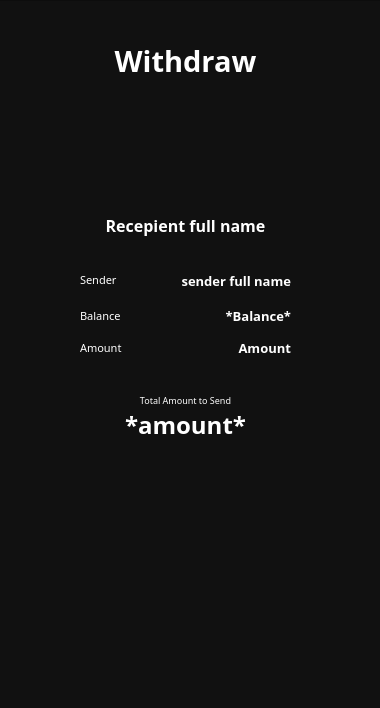
<?xml version="1.0" encoding="UTF-8"?>
<ui version="4.0">
 <class>Dialog</class>
 <widget class="QDialog" name="Dialog">
  <property name="geometry">
   <rect>
    <x>0</x>
    <y>0</y>
    <width>380</width>
    <height>708</height>
   </rect>
  </property>
  <property name="minimumSize">
   <size>
    <width>380</width>
    <height>708</height>
   </size>
  </property>
  <property name="windowTitle">
   <string>Dialog</string>
  </property>
  <widget class="QFrame" name="frame">
   <property name="geometry">
    <rect>
     <x>-20</x>
     <y>0</y>
     <width>421</width>
     <height>731</height>
    </rect>
   </property>
   <property name="styleSheet">
    <string notr="true">background-color: #111111;</string>
   </property>
   <property name="frameShape">
    <enum>QFrame::StyledPanel</enum>
   </property>
   <property name="frameShadow">
    <enum>QFrame::Raised</enum>
   </property>
   <widget class="QPushButton" name="confirmButton">
    <property name="geometry">
     <rect>
      <x>30</x>
      <y>520</y>
      <width>361</width>
      <height>71</height>
     </rect>
    </property>
    <property name="styleSheet">
     <string notr="true">color:white;</string>
    </property>
    <property name="text">
     <string/>
    </property>
    <property name="icon">
     <iconset>
      <normaloff>../../Downloads/Group 59.png</normaloff>../../Downloads/Group 59.png</iconset>
    </property>
    <property name="iconSize">
     <size>
      <width>225</width>
      <height>225</height>
     </size>
    </property>
    <property name="flat">
     <bool>true</bool>
    </property>
   </widget>
   <widget class="QLabel" name="amounttosend_4">
    <property name="geometry">
     <rect>
      <x>90</x>
      <y>410</y>
      <width>231</width>
      <height>31</height>
     </rect>
    </property>
    <property name="font">
     <font>
      <family>Montserrat ExtraBold</family>
      <pointsize>18</pointsize>
      <bold>true</bold>
     </font>
    </property>
    <property name="styleSheet">
     <string notr="true">color: white;background-color: opacity(0%);</string>
    </property>
    <property name="text">
     <string>*amount*</string>
    </property>
    <property name="alignment">
     <set>Qt::AlignCenter</set>
    </property>
   </widget>
   <widget class="QLabel" name="label_19">
    <property name="geometry">
     <rect>
      <x>90</x>
      <y>390</y>
      <width>231</width>
      <height>20</height>
     </rect>
    </property>
    <property name="font">
     <font>
      <family>Montserrat Medium</family>
      <pointsize>7</pointsize>
     </font>
    </property>
    <property name="styleSheet">
     <string notr="true">color: white;background-color: opacity(0%);</string>
    </property>
    <property name="text">
     <string>Total Amount to Receive</string>
    </property>
    <property name="alignment">
     <set>Qt::AlignCenter</set>
    </property>
   </widget>
   <widget class="QLabel" name="label_20">
    <property name="geometry">
     <rect>
      <x>100</x>
      <y>305</y>
      <width>49</width>
      <height>21</height>
     </rect>
    </property>
    <property name="font">
     <font>
      <family>Montserrat Medium</family>
      <pointsize>8</pointsize>
     </font>
    </property>
    <property name="styleSheet">
     <string notr="true">color: white;background-color: opacity(0%);</string>
    </property>
    <property name="text">
     <string>Balance</string>
    </property>
   </widget>
   <widget class="QLabel" name="receiverID_3">
    <property name="geometry">
     <rect>
      <x>80</x>
      <y>240</y>
      <width>251</width>
      <height>21</height>
     </rect>
    </property>
    <property name="font">
     <font>
      <family>Montserrat Light</family>
      <pointsize>8</pointsize>
     </font>
    </property>
    <property name="styleSheet">
     <string notr="true">color: white;background-color: opacity(0%);</string>
    </property>
    <property name="text">
     <string>Recepient account id</string>
    </property>
    <property name="alignment">
     <set>Qt::AlignCenter</set>
    </property>
   </widget>
   <widget class="QLabel" name="receiverName_3">
    <property name="geometry">
     <rect>
      <x>80</x>
      <y>210</y>
      <width>251</width>
      <height>31</height>
     </rect>
    </property>
    <property name="font">
     <font>
      <family>Montserrat SemiBold</family>
      <pointsize>12</pointsize>
      <bold>true</bold>
     </font>
    </property>
    <property name="styleSheet">
     <string notr="true">color: white;background-color: opacity(0%);</string>
    </property>
    <property name="text">
     <string>Recepient full name</string>
    </property>
    <property name="alignment">
     <set>Qt::AlignCenter</set>
    </property>
   </widget>
   <widget class="QLabel" name="userbalance_4">
    <property name="geometry">
     <rect>
      <x>200</x>
      <y>300</y>
      <width>111</width>
      <height>31</height>
     </rect>
    </property>
    <property name="font">
     <font>
      <family>Montserrat ExtraBold</family>
      <pointsize>10</pointsize>
      <bold>true</bold>
     </font>
    </property>
    <property name="styleSheet">
     <string notr="true">color: white;background-color: opacity(0%);</string>
    </property>
    <property name="text">
     <string>*Balance*</string>
    </property>
    <property name="alignment">
     <set>Qt::AlignRight|Qt::AlignTrailing|Qt::AlignVCenter</set>
    </property>
   </widget>
   <widget class="QLabel" name="depositType_3">
    <property name="geometry">
     <rect>
      <x>170</x>
      <y>270</y>
      <width>141</width>
      <height>20</height>
     </rect>
    </property>
    <property name="font">
     <font>
      <family>Montserrat ExtraBold</family>
      <pointsize>10</pointsize>
      <bold>true</bold>
     </font>
    </property>
    <property name="styleSheet">
     <string notr="true">color: white;background-color: opacity(0%);</string>
    </property>
    <property name="text">
     <string>sender full name</string>
    </property>
    <property name="alignment">
     <set>Qt::AlignRight|Qt::AlignTrailing|Qt::AlignVCenter</set>
    </property>
   </widget>
   <widget class="QLabel" name="label_21">
    <property name="geometry">
     <rect>
      <x>110</x>
      <y>40</y>
      <width>191</width>
      <height>41</height>
     </rect>
    </property>
    <property name="font">
     <font>
      <family>Montserrat SemiBold</family>
      <pointsize>22</pointsize>
      <bold>true</bold>
     </font>
    </property>
    <property name="styleSheet">
     <string notr="true">color:white;
background-color: opacity(0%);</string>
    </property>
    <property name="text">
     <string>Withdraw</string>
    </property>
    <property name="alignment">
     <set>Qt::AlignCenter</set>
    </property>
   </widget>
   <widget class="QPushButton" name="cancelButton">
    <property name="geometry">
     <rect>
      <x>40</x>
      <y>30</y>
      <width>41</width>
      <height>61</height>
     </rect>
    </property>
    <property name="styleSheet">
     <string notr="true"/>
    </property>
    <property name="text">
     <string/>
    </property>
    <property name="icon">
     <iconset>
      <normaloff>../../Downloads/Group 30.png</normaloff>../../Downloads/Group 30.png</iconset>
    </property>
    <property name="iconSize">
     <size>
      <width>30</width>
      <height>30</height>
     </size>
    </property>
    <property name="flat">
     <bool>true</bool>
    </property>
   </widget>
   <widget class="QLabel" name="label_22">
    <property name="geometry">
     <rect>
      <x>60</x>
      <y>160</y>
      <width>291</width>
      <height>321</height>
     </rect>
    </property>
    <property name="styleSheet">
     <string notr="true">background-color: opacity(0%);</string>
    </property>
    <property name="text">
     <string/>
    </property>
    <property name="pixmap">
     <pixmap>../../Downloads/Subtract(4).png</pixmap>
    </property>
    <property name="scaledContents">
     <bool>true</bool>
    </property>
   </widget>
   <widget class="QLabel" name="label_23">
    <property name="geometry">
     <rect>
      <x>170</x>
      <y>120</y>
      <width>71</width>
      <height>71</height>
     </rect>
    </property>
    <property name="styleSheet">
     <string notr="true">background-color: opacity(0%);</string>
    </property>
    <property name="text">
     <string/>
    </property>
    <property name="pixmap">
     <pixmap>../../Downloads/Rectangle 37 1(1).png</pixmap>
    </property>
    <property name="scaledContents">
     <bool>true</bool>
    </property>
   </widget>
   <widget class="QLabel" name="label_24">
    <property name="geometry">
     <rect>
      <x>90</x>
      <y>380</y>
      <width>231</width>
      <height>71</height>
     </rect>
    </property>
    <property name="styleSheet">
     <string notr="true">border-radius: 10px;
background-color: #111111;</string>
    </property>
    <property name="text">
     <string/>
    </property>
    <property name="scaledContents">
     <bool>true</bool>
    </property>
   </widget>
   <widget class="QLabel" name="label_25">
    <property name="geometry">
     <rect>
      <x>100</x>
      <y>340</y>
      <width>49</width>
      <height>16</height>
     </rect>
    </property>
    <property name="font">
     <font>
      <family>Montserrat Medium</family>
      <pointsize>8</pointsize>
     </font>
    </property>
    <property name="styleSheet">
     <string notr="true">color: white;background-color: opacity(0%);</string>
    </property>
    <property name="text">
     <string>Amount</string>
    </property>
   </widget>
   <widget class="QLabel" name="amount2">
    <property name="geometry">
     <rect>
      <x>190</x>
      <y>340</y>
      <width>121</width>
      <height>16</height>
     </rect>
    </property>
    <property name="font">
     <font>
      <family>Montserrat ExtraBold</family>
      <pointsize>10</pointsize>
      <bold>true</bold>
     </font>
    </property>
    <property name="styleSheet">
     <string notr="true">color: white;background-color: opacity(0%);</string>
    </property>
    <property name="text">
     <string>Amount</string>
    </property>
    <property name="alignment">
     <set>Qt::AlignRight|Qt::AlignTrailing|Qt::AlignVCenter</set>
    </property>
   </widget>
   <widget class="QLabel" name="label_26">
    <property name="geometry">
     <rect>
      <x>100</x>
      <y>270</y>
      <width>51</width>
      <height>20</height>
     </rect>
    </property>
    <property name="font">
     <font>
      <family>Montserrat Medium</family>
      <pointsize>8</pointsize>
     </font>
    </property>
    <property name="styleSheet">
     <string notr="true">color: white;background-color: opacity(0%);</string>
    </property>
    <property name="text">
     <string>Sender</string>
    </property>
   </widget>
   <widget class="QLabel" name="sendername">
    <property name="geometry">
     <rect>
      <x>160</x>
      <y>270</y>
      <width>151</width>
      <height>21</height>
     </rect>
    </property>
    <property name="font">
     <font>
      <family>Montserrat ExtraBold</family>
      <pointsize>10</pointsize>
      <bold>true</bold>
     </font>
    </property>
    <property name="styleSheet">
     <string notr="true">color: white;background-color: opacity(0%);</string>
    </property>
    <property name="text">
     <string>sender full name</string>
    </property>
    <property name="alignment">
     <set>Qt::AlignRight|Qt::AlignTrailing|Qt::AlignVCenter</set>
    </property>
   </widget>
   <widget class="QLabel" name="userbalance">
    <property name="geometry">
     <rect>
      <x>240</x>
      <y>300</y>
      <width>71</width>
      <height>31</height>
     </rect>
    </property>
    <property name="font">
     <font>
      <family>Montserrat ExtraBold</family>
      <pointsize>10</pointsize>
      <bold>true</bold>
     </font>
    </property>
    <property name="styleSheet">
     <string notr="true">color: white;background-color: opacity(0%);</string>
    </property>
    <property name="text">
     <string>*Balance*</string>
    </property>
    <property name="alignment">
     <set>Qt::AlignRight|Qt::AlignTrailing|Qt::AlignVCenter</set>
    </property>
   </widget>
   <widget class="QLabel" name="withdrawType">
    <property name="geometry">
     <rect>
      <x>80</x>
      <y>210</y>
      <width>251</width>
      <height>31</height>
     </rect>
    </property>
    <property name="font">
     <font>
      <family>Montserrat SemiBold</family>
      <pointsize>12</pointsize>
      <bold>true</bold>
     </font>
    </property>
    <property name="styleSheet">
     <string notr="true">color: white;background-color: opacity(0%);</string>
    </property>
    <property name="text">
     <string>Recepient full name</string>
    </property>
    <property name="alignment">
     <set>Qt::AlignCenter</set>
    </property>
   </widget>
   <widget class="QLabel" name="label_5">
    <property name="geometry">
     <rect>
      <x>90</x>
      <y>390</y>
      <width>231</width>
      <height>20</height>
     </rect>
    </property>
    <property name="font">
     <font>
      <family>Montserrat Medium</family>
      <pointsize>7</pointsize>
     </font>
    </property>
    <property name="styleSheet">
     <string notr="true">color: white;background-color: opacity(0%);</string>
    </property>
    <property name="text">
     <string>Total Amount to Send</string>
    </property>
    <property name="alignment">
     <set>Qt::AlignCenter</set>
    </property>
   </widget>
   <widget class="QLabel" name="amounttosend">
    <property name="geometry">
     <rect>
      <x>90</x>
      <y>409</y>
      <width>231</width>
      <height>31</height>
     </rect>
    </property>
    <property name="font">
     <font>
      <family>Montserrat ExtraBold</family>
      <pointsize>18</pointsize>
      <bold>true</bold>
     </font>
    </property>
    <property name="styleSheet">
     <string notr="true">color: white;background-color: opacity(0%);</string>
    </property>
    <property name="text">
     <string>*amount*</string>
    </property>
    <property name="alignment">
     <set>Qt::AlignCenter</set>
    </property>
   </widget>
   <widget class="QLabel" name="label_3">
    <property name="geometry">
     <rect>
      <x>100</x>
      <y>300</y>
      <width>49</width>
      <height>31</height>
     </rect>
    </property>
    <property name="font">
     <font>
      <family>Montserrat Medium</family>
      <pointsize>8</pointsize>
     </font>
    </property>
    <property name="styleSheet">
     <string notr="true">color: white;background-color: opacity(0%);</string>
    </property>
    <property name="text">
     <string>Balance</string>
    </property>
   </widget>
  </widget>
 </widget>
 <resources/>
 <connections/>
</ui>
